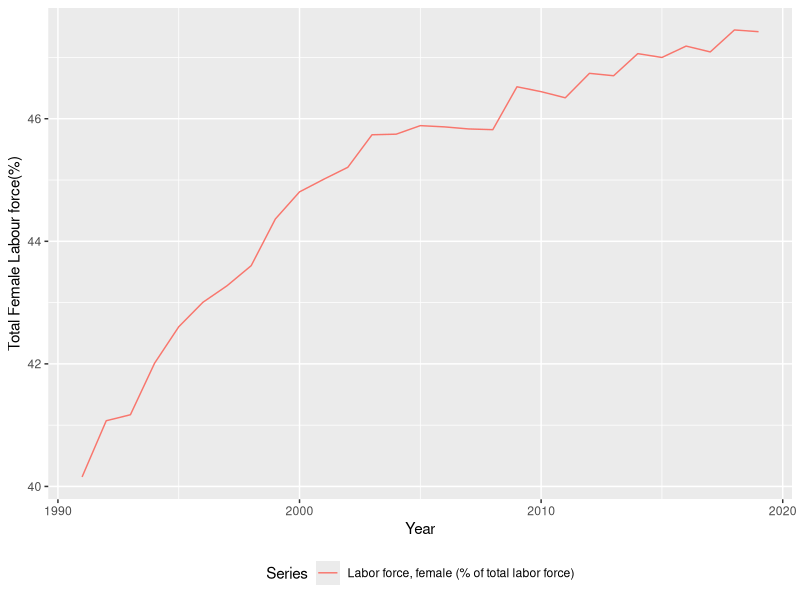

This figure's R source:
## ---- chunk 1
knitr::opts_chunk$set(echo = TRUE)
## ---- chunk 2
library(tidyverse)
library(kableExtra)
library(bookdown)
library(lubridate)
library(knitr)
## ---- chunk 3
data = read.csv("data/wdi_data.csv")
data = data[1:35,]

names(data)[5:54] = c(1970:2019)
names(data)[3] = c("Series")

data_value = data %>%
  select('1970':'2019')

data_value = data.frame(lapply(data_value, as.character), stringsAsFactors =FALSE)
data_value = data.frame(lapply(data_value, as.numeric))

data = data.frame(Series = data$Series, data_value)
names(data)[2:51] = c(1970:2019)

data_long = data %>%
  pivot_longer(`1970`:`2019`, names_to = "Year") %>%
  mutate(Year = as.factor(Year))

#use data_long for analysis.
## ---- chunk 4
israel_labour <- data_long %>% dplyr::filter(Series %in% c("Labor force, female (% of total labor force)",
                                                      "Ratio of female to male labor force participation rate (%) (national estimate)", "Self-employed, female (% of female employment) (modeled ILO estimate)" , "Wage and salaried workers, female (% of female employment) (modeled ILO estimate)",
                                                      "Labor force participation rate, female (% of female population ages 15-64) (modeled ILO estimate)","Labor force participation rate, male (% of male population ages 15-64) (modeled ILO estimate)"),
                                        Year %in% c(1991:2019))

## ---- chunk 5
israel_display <- israel_labour %>% pivot_wider(names_from = Series, values_from = value)

  kable(head(israel_display), caption = "Variables Summary") %>%
  kable_styling(bootstrap_options = c("striped", "hover", full_width = F)) %>%
    row_spec(0, angle = -90)

## ---- chunk 6
israel_labour$Year <-  as.numeric(as.character(israel_labour$Year))

## ---- chunk 7

plot_1 <- israel_labour %>% dplyr::filter(Series == "Labor force, female (% of total labor force)") %>%
  ggplot(aes(x = Year, y = value, color = Series))+
  geom_line()+
  xlab("Year")+
  ylab("Total Female Labour force(%)")+
  theme(legend.position="bottom")
  

plot_1
